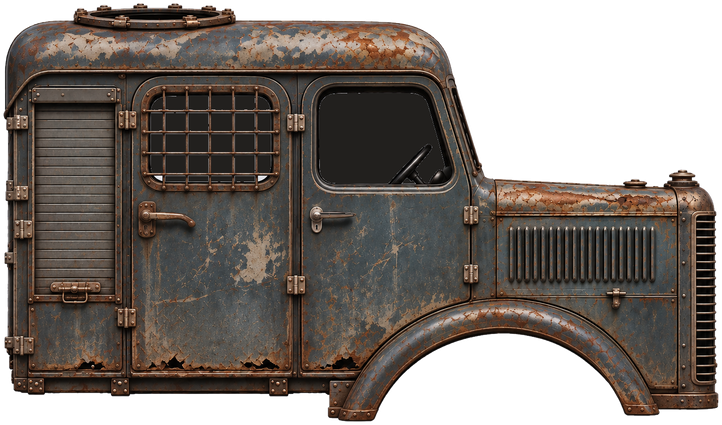
#> input picture game/assets/vehicules/berliet/cabine.png, 722 x 425 px
$ python -i decouper_berliet.py   (imports and definitions only)
#> lines starting #> are read from the running program, lines starting #| are printed output that depends on the picture; after the words box and inside, x2 and y2 are one past the last pixel; in counts of white or black regions, pixels touching at a corner belong together
#> further down, picture is the input picture: PIL image 722x425 RGBA; mean R, G, B, A 59.8, 52.2, 46.6, 181.2
#!/usr/bin/env python3
"""Découpe les planches ChatGPT du Berliet GDR en pièces détourées (PNG transparents).

Usage : python3 tools/decouper_berliet.py <dossier_des_planches> <dossier_sortie> [reduction=0.5]
Les pièces sont enregistrées réduites (0,5 : moitié des pixels de la planche) ; berliet.json donne la même valeur dans « reduction ».
Planches attendues (noms dans PLANCHES) ; le fond clair et peu coloré relié au bord est retiré,
puis chaque planche est coupée en morceaux (composantes connexes, triées de gauche à droite, haut puis bas).
"""
import sys, os
import numpy as np
from PIL import Image
from scipy import ndimage

# planche -> liste des noms de pièces dans l'ordre de lecture (rangées de haut en bas, puis gauche à droite)
PLANCHES = {
    "cabine.png": ["cabine"],
    "chassis_long.png": ["chassis_long"],
    "chassis_court.png": ["chassis_court"],
    "roues_arriere.png": ["roue_ar_route", "roue_ar_agraire", "roue_ar_crampons", "roue_ar_chaines", "roue_ar_blindee"],
    "roues_avant.png": ["roue_av_route", "roue_av_agraire", "roue_av_crampons", "roue_av_chaines", "roue_av_blindee"],
    "echappements.png": ["echappement_1", "echappement_2", "echappement_3", "echappement_4", "echappement_5"],
    "trappe.png": ["trappe"],
    "reservoirs.png": ["reservoir_1", "reservoir_2", "reservoir_3", "reservoir_4", "reservoir_5"],
}


def detourer(im: Image.Image, interieur=None) -> Image.Image:
    """interieur : couleur RGB donnée aux trous fermés couleur de fond (vitres de la cabine) ; None = trous transparents."""
    a = np.asarray(im.convert("RGB")).astype(np.int16)
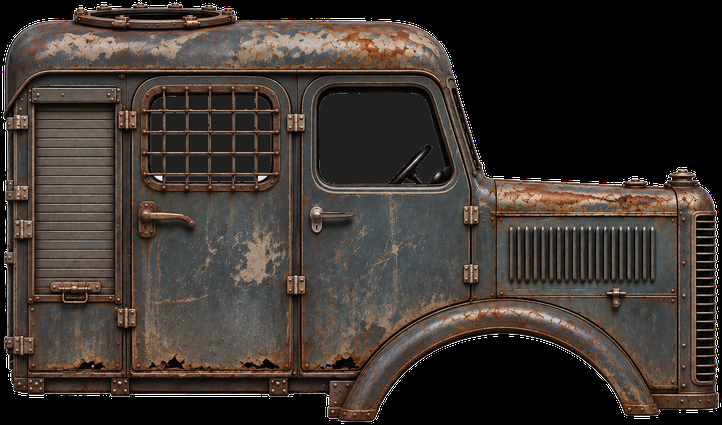
#> a: shape (425, 722, 3) int16; mean R, G, B 59.8, 52.2, 46.6
    bord = np.concatenate([a[0], a[-1], a[:, 0], a[:, -1]])
#> bord = 2294 rows, first 8: [0, 0, 0], [0, 0, 0], [0, 0, 0], [0, 0, 0], [0, 0, 0], [0, 0, 0], [0, 0, 0], [0, 0, 0]
    fond = np.median(bord, axis=0)
#> fond = [0, 0, 0]
    dist = np.abs(a - fond).max(axis=2)
    sat = a.max(axis=2) - a.min(axis=2)
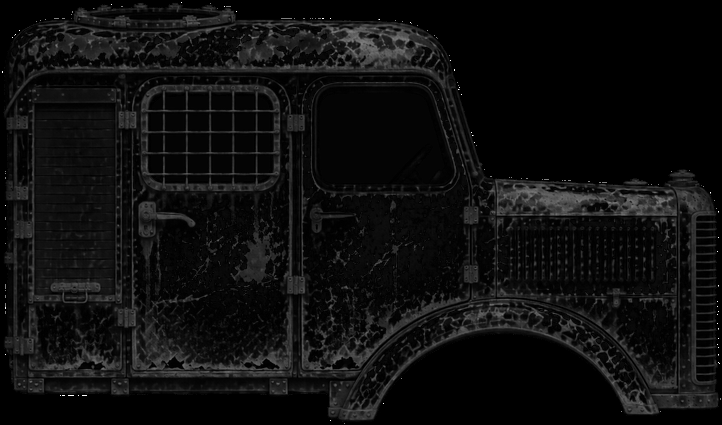
#> sat: shape (425, 722) int16; min 0, max 255, mean 14.6
    lum = a.mean(axis=2)
    # fond et ombre portée douce : peu coloré et clair
    proche = ((dist < 26) | ((sat < 12) & (lum > fond.mean() - 45)))
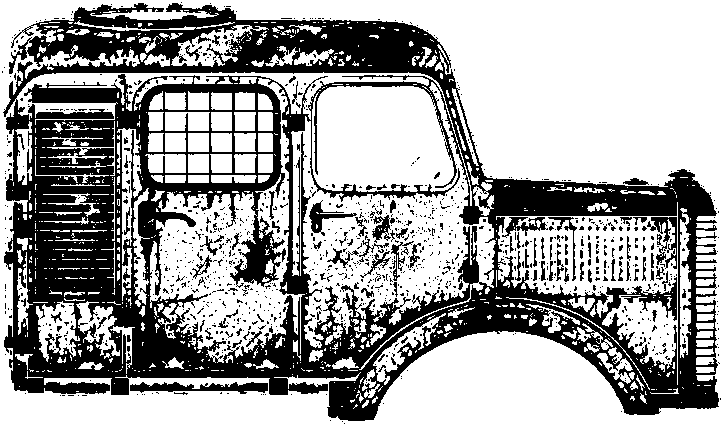
#> proche: shape (425, 722) bool; 63.5% white; 1126 black regions (1030 under 20 px), largest, box (x1, y1, x2, y2) and area: (3, 3, 719, 421) 100877, (130, 382, 268, 394) 950, (647, 217, 677, 269) 619
    lab, _ = ndimage.label(proche)
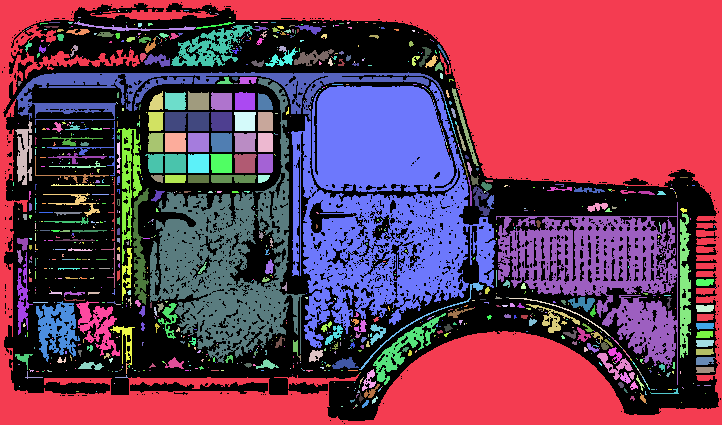
#> lab: shape (425, 722) int32; 1094 distinct labels, from 0 to 1093; one colour per label, 0 black
    bords = set(np.unique(np.concatenate([lab[0], lab[-1], lab[:, 0], lab[:, -1]]))) - {0}
#> bords = 1 item
    fond_m = np.isin(lab, list(bords))
#> fond_m: shape (425, 722) bool; 31.3% white; 1 white region, box (x1, y1, x2, y2) and area: (0, 0, 722, 425) 96092
    # trous fermés couleur de fond (entre les lames de ressort, fenêtres) : transparents, ou intérieur sombre
    trous = proche & ~fond_m
#> trous: shape (425, 722) bool; 32.2% white; 794 white regions (602 under 20 px), largest, box (x1, y1, x2, y2) and area: (16, 72, 496, 370) 37572, (150, 78, 305, 363) 15274, (496, 202, 678, 385) 12778
    lab2, k2 = ndimage.label(trous)
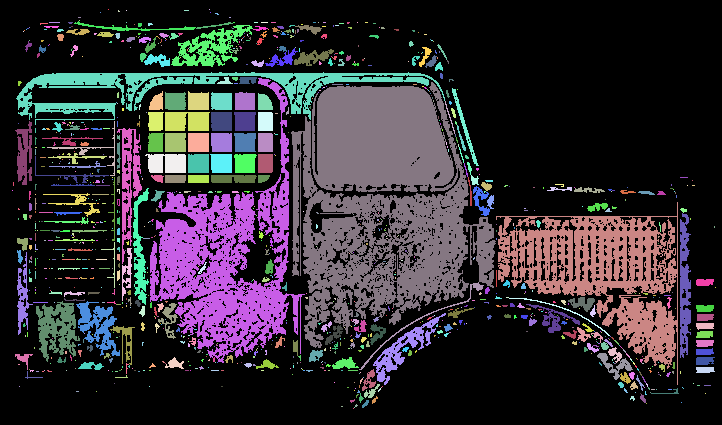
#> lab2: shape (425, 722) int32; 1093 distinct labels, from 0 to 1092; one colour per label, 0 black
#> k2 = 1092
    aires = ndimage.sum(trous, lab2, range(1, k2 + 1))
#> aires = 1092 values, max 31353 at index 201, min 1 at index 0, mean 90.44
    grands = np.isin(lab2, [i + 1 for i in range(k2) if aires[i] > 120])
#> grands: shape (425, 722) bool; 28.7% white; 60 white regions, largest, box (x1, y1, x2, y2) and area: (16, 72, 496, 370) 37324, (150, 78, 305, 363) 15200, (496, 202, 678, 385) 12686
    if interieur is not None:
        a[grands] = interieur
    else:
        fond_m = fond_m | grands
#> fond_m: shape (425, 722) bool; 60% white; 1116 black regions (1020 under 20 px), largest, box (x1, y1, x2, y2) and area: (3, 3, 719, 421) 111344, (130, 382, 268, 394) 953, (647, 217, 677, 269) 639
    objet = ~fond_m
    objet = ndimage.binary_opening(objet, iterations=1)
#> objet: shape (425, 722) bool; 36.4% white; 472 white regions (355 under 20 px), largest, box (x1, y1, x2, y2) and area: (3, 3, 719, 421) 99905, (316, 81, 437, 104) 590, (632, 282, 677, 321) 579
    objet = ndimage.binary_fill_holes(objet) & objet | ndimage.binary_erosion(objet, iterations=1)
    alpha = (objet * 255).astype(np.uint8)
    # bord adouci d'un pixel
    alpha = np.asarray(Image.fromarray(alpha).filter(__import__("PIL.ImageFilter", fromlist=["x"]).GaussianBlur(0.7)))
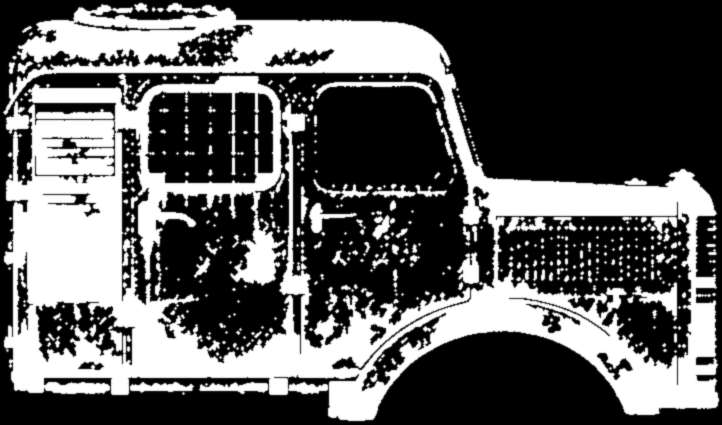
#> alpha: shape (425, 722); min 0, max 255, mean 92.9
    rgba = np.dstack([a.astype(np.uint8), alpha])
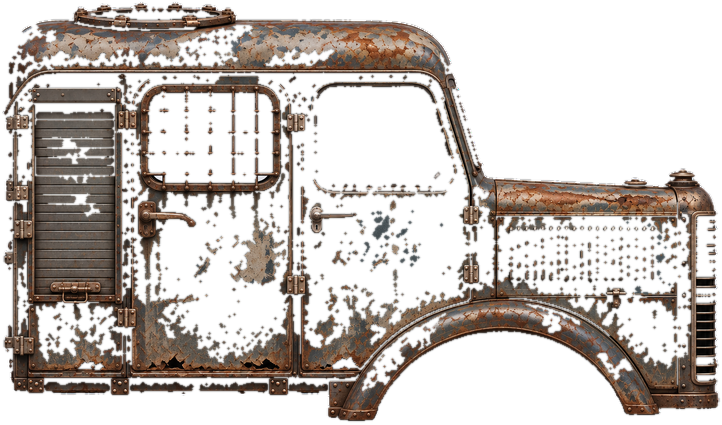
#> rgba: shape (425, 722, 4); mean R, G, B, A 59.8, 52.2, 46.6, 92.9; transparent parts drawn white
    return Image.fromarray(rgba, "RGBA")


# [54 lines left out: functions morceaux, colonnes, main, not called in this run]


RED = 0.5

# [4 lines not run here, left out]

>>> from PIL import Image
>>> picture = Image.open('../game/assets/vehicules/berliet/cabine.png')
>>> result = detourer(picture)

$ run again, on game/assets/vehicules/berliet/echappement_1.png
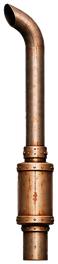
#> input picture game/assets/vehicules/berliet/echappement_1.png, 58 x 264 px
#> picture is the input picture: PIL image 58x264 RGBA; mean R, G, B, A 64.8, 49.9, 39.8, 106.3
#> bord = 644 rows, first 8: [0, 0, 0], [0, 0, 0], [0, 0, 0], [0, 0, 0], [0, 0, 0], [0, 0, 0], [0, 0, 0], [0, 0, 0]
#> fond = [0, 0, 0]
#> proche: shape (264, 58) bool; 59.7% white; 17 black regions (15 under 20 px), largest, box (x1, y1, x2, y2) and area: (3, 3, 55, 225) 5328, (22, 226, 49, 260) 809
#> in detourer, `lab, _ = ndimage.label(proche)`:
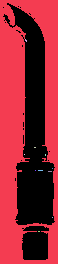
#> lab: shape (264, 58) int32; 12 distinct labels, from 0 to 11; one colour per label, 0 black
#> bords = 1 item
#> fond_m: shape (264, 58) bool; 59.5% white; 17 black regions (15 under 20 px), largest, box (x1, y1, x2, y2) and area: (3, 3, 55, 225) 5349, (22, 226, 49, 260) 811
#> trous: shape (264, 58) bool; 0.15% white in thin lines or dots, all inside (x1, y1, x2, y2) = (24, 39, 53, 232)
#> lab2: shape (264, 58) int32; 11 distinct labels, from 0 to 10
#> k2 = 10
#> aires = [4, 2, 1, 2, 1, 1, 5, 4, 1, 2]
#> grands: shape (264, 58) bool; every value is 0
#> in detourer, `rgba = np.dstack([a.astype(np.uint8), alpha])`:
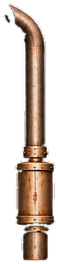
#> rgba: shape (264, 58, 4); mean R, G, B, A 64.8, 49.9, 39.8, 101.5; transparent parts drawn white

$ run again, on game/assets/vehicules/berliet/echappement_2.png
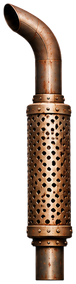
#> input picture game/assets/vehicules/berliet/echappement_2.png, 76 x 284 px
#> picture is the input picture: PIL image 76x284 RGBA; mean R, G, B, A 64.6, 49.1, 38.6, 118.6
#> bord = 720 rows, first 8: [0, 0, 0], [0, 0, 0], [0, 0, 0], [0, 0, 0], [0, 0, 0], [0, 0, 0], [0, 0, 0], [0, 0, 0]
#> fond = [0, 0, 0]
#> proche: shape (284, 76) bool; 57.9% white; 29 black regions (26 under 20 px), largest, box (x1, y1, x2, y2) and area: (3, 3, 73, 239) 7950, (35, 247, 65, 281) 910, (31, 239, 68, 247) 201
#> lab: shape (284, 76) int32; 140 distinct labels, from 0 to 139
#> bords = 1 item
#> fond_m: shape (284, 76) bool; 55.4% white; 29 black regions (26 under 20 px), largest, box (x1, y1, x2, y2) and area: (3, 3, 73, 239) 8480, (35, 247, 65, 281) 910, (31, 239, 68, 247) 204
#> trous: shape (284, 76) bool; 2.5% white in thin lines or dots, all inside (x1, y1, x2, y2) = (10, 26, 71, 244)
#> in detourer, `lab2, k2 = ndimage.label(trous)`:
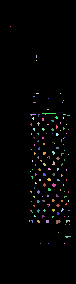
#> lab2: shape (284, 76) int32; 139 distinct labels, from 0 to 138; one colour per label, 0 black
#> k2 = 138
#> aires = 138 values, max 15 at index 11, min 1 at index 0, mean 3.86
#> grands: shape (284, 76) bool; every value is 0
#> in detourer, `rgba = np.dstack([a.astype(np.uint8), alpha])`:
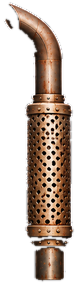
#> rgba: shape (284, 76, 4); mean R, G, B, A 64.6, 49.1, 38.6, 112.4; transparent parts drawn white
